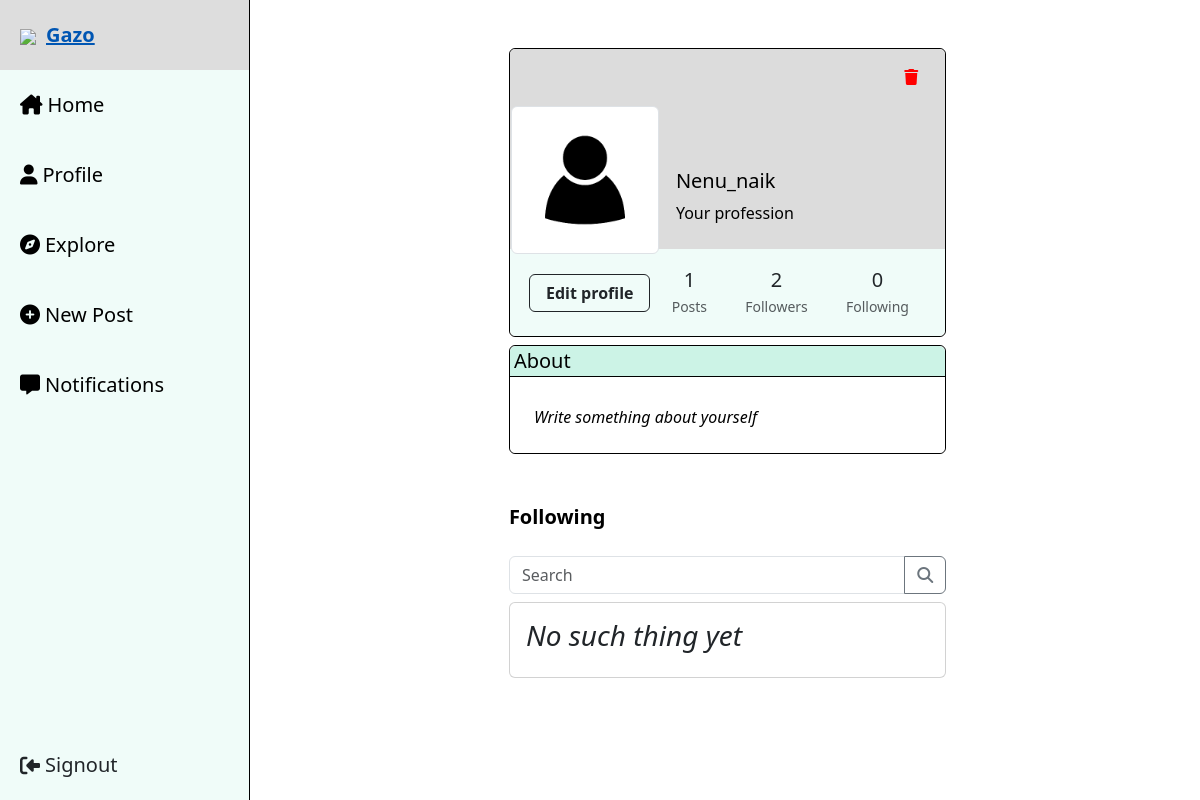
The page /following/1 (signed in) on the database its author committed.
### app.py (models this page shows, shortened)
class User(UserMixin, db.Model):
    id = db.Column(db.Integer, primary_key=True)
    username = db.Column(db.String(80), unique=True, nullable=False)
    email = db.Column(db.String(120), unique=True, nullable=False)
    password_hash = db.Column(db.String(128), nullable=False)
    bio = db.Column(db.String(120), nullable=False,
                    default='Write something about yourself')
    profession = db.Column(db.String(120), nullable=False,
                           default='Your profession')
    profile_pic = db.Column(db.String(120), nullable=False,
                            default='public/unknown.png')
    date_created = db.Column(db.DateTime, default=datetime.utcnow)
    postrows = db.relationship('Post', backref='user', lazy=True)
    starrows = db.relationship('Star', backref='user', lazy=True)
    commentrows = db.relationship('Comment', backref='user', lazy=True)
    resharerows = db.relationship('Reshare', backref='user', lazy=True)
    notificationrows = db.relationship(
        'Notification', backref='user', lazy=True)
    def get_followers(self):
        results = Connection.query.filter_by(otherperson_id=self.id).all()
        oup = []
        for result in results:
            oup.append(User.query.filter_by(id=result.user_id).first())
        return oup
    def get_following(self):
        results = Connection.query.filter_by(user_id=self.id).all()
        oup = []
        for result in results:
            oup.append(User.query.filter_by(id=result.otherperson_id).first())
        return oup

### app.py (the view, shortened to what this page needs)
@app.route('/following/<int:user_id>', methods=['GET', 'POST'])
@login_required
def following(user_id):
    user = User.query.filter_by(id=user_id).first()
    if request.method == 'GET':
        results = user.get_following()
        if user_id == current_user.id:
            return render_template('following.html', user=user, results=results)
        else:
            return render_template('otherfollowing.html', user=user, results=results)

### app.py (called while the page is built)
@login_manager.user_loader
def load_user(user_id):
    return User.query.get(int(user_id))

### templates/following.html (shortened to what this page needs)
<!DOCTYPE html>
<html lang="en">
<head>
    <link rel="stylesheet" href="{{url_for('static',filename='css/home.css')}}">
    <link rel="stylesheet" href="https://cdnjs.cloudflare.com/ajax/libs/font-awesome/6.4.0/css/all.min.css">
    <link rel="stylesheet" href="https://stackpath.bootstrapcdn.com/bootstrap/4.3.1/css/bootstrap.min.css">
    <link href="https://cdn.jsdelivr.net/npm/bootstrap@5.3.0-alpha3/dist/css/bootstrap.min.css" rel="stylesheet"
>
</head>
<body>
    <div class="sidebar collapse show" id="sidebar">
        <a href="#" style="padding-bottom: 20px;"><img src="https://img.icons8.com/color/48/null/drawing--v2.png"
                style="margin-right: 10px;" /><strong>Gazo</strong></a>
        <a href="/home/{{current_user.id}}"><i class="fa-solid fa-house-chimney" style="margin-right: 5px;"></i>Home</a>
        <a href="/profile/{{current_user.id}}"><i class="fa-solid fa-user" style="margin-right: 5px;"></i>Profile</a>
        <a href="/explore/{{current_user.id}}"><i class="fa-solid fa-compass" style="margin-right: 5px;"></i>Explore</a>
        <a href="/post/{{current_user.id}}"><i class="fa-solid fa-circle-plus" style="margin-right: 5px;"></i>New
            Post</a>
        <a href="/notifications/{{current_user.id}}"><i class="fa-solid fa-message"
                style="margin-right: 5px;"></i>Notifications</a>
        <a class="signout" data-toggle="modal" data-target="#logoutModal">
            <i class="fa-solid fa-right-to-bracket fa-rotate-180" style="margin-right: 5px;"></i>Signout
        </a>
    </div>
    <div class="main">
        <section class="h-100 gradient-custom-2">
            <div class="container py-5 h-100">
                <div class="d-flex justify-content-center align-items-center h-100">
                    <div class="col col-lg-9 col-xl-7">
                        <div class="rounded-top rounded-bottom" style="border: 0.5px solid black;">
                            <div class="rounded-top text-white d-flex flex-row"
                                style="background-color: gainsboro; height:200px;">
                                <div class="rounded-top text-white d-flex flex-row"
                                    style="background-color: gainsboro; height: 200px;">
                                    <div class="mt-5 mr-3" style="width: 150px; height: 150px;">
                                        <button class="btn p-0" style="width: 100%; height: 100%;"
                                            data-bs-toggle="modal" data-bs-target="#editPhotoModal">
                                            <img src="{{url_for('static', filename=user.profile_pic)}}"
                                                alt="Profile Picture" class="img-thumbnail mt-2 mb-2"
                                                style="width: 100%; height: 100%; object-fit: cover;">
                                        </button>
                                    </div>
                                    <div style="margin-top: 120px; color: black;">
                                        <h5>{{user.username}}</h5>
                                        <p>{{user.profession}}</p>
                                    </div>
                                </div>
                                <button class="btn deleteacc-btn" style="position: absolute; top: 10px; right: 30px;"
                                    data-toggle="modal" data-target="#deleteaccModal">
                                    <i class="fas fa-trash" style="color: red;"></i>
                                </button>
                            </div>
                            <div class="p-2 text-black user-info rounded-bottom" style="background-color: #f0fcf9;">
                                <div class="justify-content-end text-center py-1">
                                    <button type="button" class="btn btn-outline-dark ml-auto pl-3 pr-3"
                                        data-mdb-ripple-color="dark" data-bs-toggle="modal"
                                        data-bs-target="#editProfileModal">
                                        <strong>Edit profile</strong>
                                    </button>
                                    <button class="btn pl-3 pr-3" onclick="location.href='/profile/{{user.id}}'">
                                        <p class="mb-1 h5">{{user.postrows|length}}</p>
                                        <p class="small text-muted mb-0">Posts</p>
                                    </button>
                                    <button class="btn pl-3 pr-3" onclick="location.href='/followers/{{user.id}}'">
                                        <p class="mb-1 h5">{{user.get_followers()|length}}</p>
                                        <p class="small text-muted mb-0">Followers</p>
                                    </button>
                                    <button class="btn pl-3 pr-3" onclick="location.href='/following/{{user.id}}'">
                                        <p class="mb-1 h5">{{user.get_following()|length}}</p>
                                        <p class="small text-muted mb-0">Following</p>
                                    </button>
                                </div>
                            </div>
                        </div>
                        <div class="pt-2 pb-2 text-black">
                            <div class="mb-5 rounded-top rounded-bottom" style="border: 1px solid black;">
                                <p class="lead fw-normal mb-1 pl-1 rounded-top"
                                    style="background-color: rgb(204, 243, 230); border-bottom: 1px solid black ;">
                                    About</p>
                                <div class="p-4 bg-white rounded-bottom">
                                    <p class="font-italic mb-0">{{user.bio}}</p>
                                </div>
                            </div>
                            <div class="d-flex justify-content-between align-items-center mb-4">
                                <p class="lead fw-normal mb-0"><strong>Following</strong></p>
                            </div>
                            <form action="/following/{{user.id}}" method="post" class="searchbar-followers pb-2">
                                <div class="input-group">
                                    <input type="text" name="search_content" class="form-control" placeholder="Search">
                                    <div class="input-group-append">
                                        <button class="btn btn-outline-secondary" type="submit">
                                            <i class="fa fa-search"></i>
                                        </button>
                                    </div>
                                </div>
                            </form>
                            {% if results|length==0 %}
                            <div class="card notification-card notification-invitation">
                                <div class="card-body">
                                    <h3><i>No such thing yet</i></h3>
                                </div>
                            </div>
                            {% endif %}
                        </div>
                    </div>
                </div>
            </div>
        </section>
    </div>
</body>
</html>

### static/css/home.css (style rules this page uses)
.sidebar { height: 100%; position: fixed; top: 0; left: 0; width: 250px; z-index: 1; background-color: #F0FCF9; overflow-x: hidden; border-right: 1px solid black; }
.sidebar a { display: block; color: #000; padding: 20px; text-decoration: none; font-size: 20px; }
.main { margin-left: 305px; margin-right: 50px; padding: 0px 10px; }
.sidebar .signout { position: absolute; bottom: 0; width: 100%; }
.card { width: 60%; margin: 0px auto; }
body { background-color: #fcfcfc; }
.card-body { padding: 0.5rem; }
img { image-rendering: -moz-crisp-edges; image-rendering: -o-crisp-edges; image-rendering: -webkit-optimize-contrast; image-rendering: crisp-edges; -ms-interpolation-mode: nearest-neighbor; }
.searchbar-followers { margin: 0px auto; width: 100%; }

### templates/following.html (style rules this page uses)
.card { width: 100%; }

### rows shown on the page
User: profile_pic (picture), username "Nenu_naik", profession "Your profession", bio "Write something about yourself"

### other values the page prints
{{ user.postrows|length }} "1"
{{ user.get_followers()|length }} "2"
{{ user.get_following()|length }} "0"
